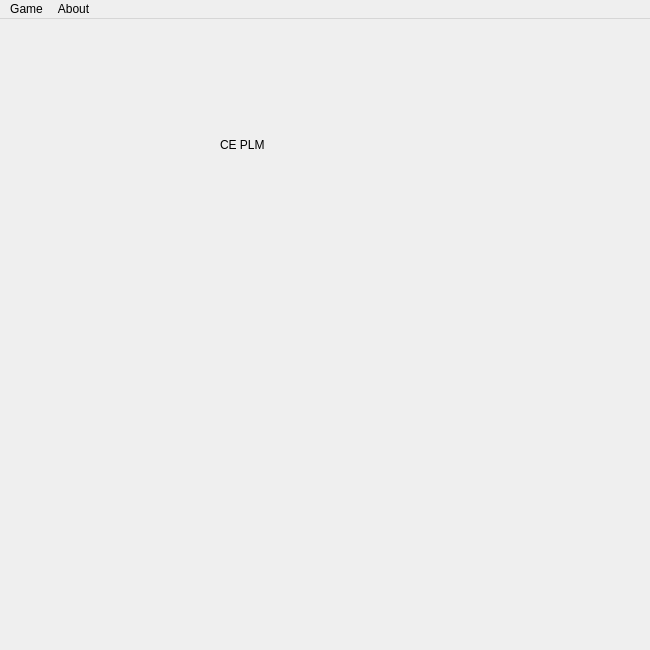
<?xml version="1.0" encoding="UTF-8"?>
<ui version="4.0">
 <class>UserInterface</class>
 <widget class="QMainWindow" name="UserInterface">
  <property name="geometry">
   <rect>
    <x>0</x>
    <y>0</y>
    <width>650</width>
    <height>650</height>
   </rect>
  </property>
  <property name="windowTitle">
   <string>FightingCars</string>
  </property>
  <widget class="QWidget" name="mWidget">
   <widget class="QLabel" name="label">
    <property name="geometry">
     <rect>
      <x>220</x>
      <y>100</y>
      <width>151</width>
      <height>51</height>
     </rect>
    </property>
    <property name="text">
     <string>CE PLM</string>
    </property>
   </widget>
  </widget>
  <widget class="QMenuBar" name="mMenuBar">
   <property name="geometry">
    <rect>
     <x>0</x>
     <y>0</y>
     <width>650</width>
     <height>21</height>
    </rect>
   </property>
   <widget class="QMenu" name="mMenuGame">
    <property name="title">
     <string>Game</string>
    </property>
    <addaction name="mActionNew"/>
    <addaction name="separator"/>
    <addaction name="mActionExit"/>
   </widget>
   <widget class="QMenu" name="mMenuAbout">
    <property name="title">
     <string>About</string>
    </property>
    <addaction name="mActionAbout"/>
    <addaction name="mActionAboutQt"/>
   </widget>
   <addaction name="mMenuGame"/>
   <addaction name="mMenuAbout"/>
  </widget>
  <action name="mActionNew">
   <property name="icon">
    <iconset resource="../../resources/Resources.qrc">
     <normaloff>:/img/img/new.png</normaloff>:/img/img/new.png</iconset>
   </property>
   <property name="text">
    <string>New</string>
   </property>
   <property name="shortcut">
    <string>Ctrl+N</string>
   </property>
  </action>
  <action name="mActionAbout">
   <property name="icon">
    <iconset resource="../../resources/Resources.qrc">
     <normaloff>:/img/img/about.png</normaloff>:/img/img/about.png</iconset>
   </property>
   <property name="text">
    <string>About this game</string>
   </property>
  </action>
  <action name="mActionAboutQt">
   <property name="icon">
    <iconset resource="../../resources/Resources.qrc">
     <normaloff>:/img/img/qt.png</normaloff>:/img/img/qt.png</iconset>
   </property>
   <property name="text">
    <string>About Qt</string>
   </property>
  </action>
  <action name="mActionExit">
   <property name="icon">
    <iconset resource="../../resources/Resources.qrc">
     <normaloff>:/img/img/exit.png</normaloff>:/img/img/exit.png</iconset>
   </property>
   <property name="text">
    <string>Exit</string>
   </property>
   <property name="shortcut">
    <string>Ctrl+Q</string>
   </property>
  </action>
 </widget>
 <resources>
  <include location="../../resources/Resources.qrc"/>
 </resources>
 <connections/>
</ui>
